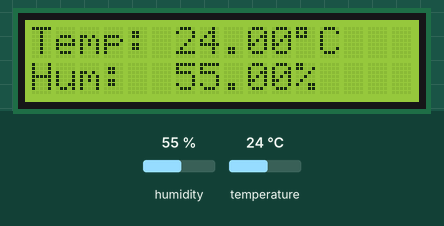
Recording of a sketch running on a simulated Arduino Uno, built with avr-gcc and run on an emulated ATmega328P. Parts: 16×2 character LCD. The inputs (shaded band) are chosen by the test bench; at power-on: humidity 55 %, temperature 24 °C. What the sketch prints to the serial monitor is not drawn.

Above: at 3.2 s.
3.3 s: humidity set to 22 %
At 5.6 s:
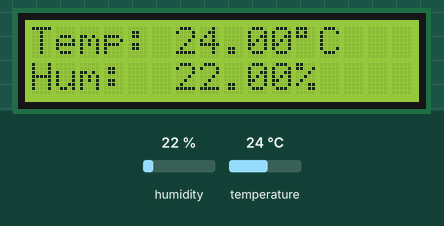
6.0 s: temperature set to 12 °C
At 6.7 s:
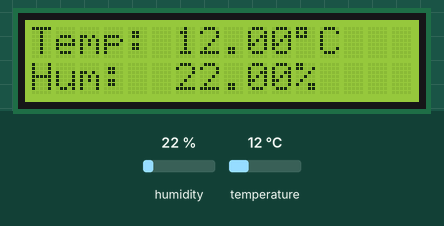
8.7 s: humidity set to 40 %
At 11.4 s:
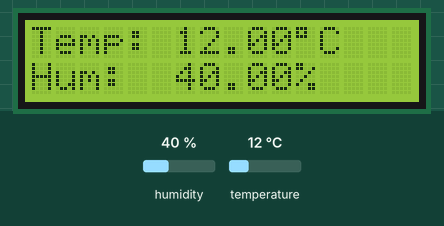
11.8 s: temperature set to 19 °C
At 13.7 s:
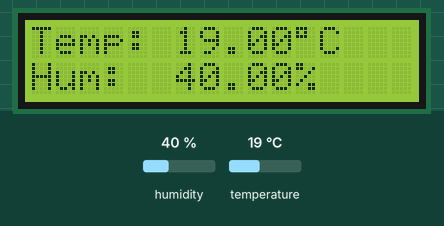
Timing chart, 0 to 15.2 s (numbered marks = the images above; inputs shaded):
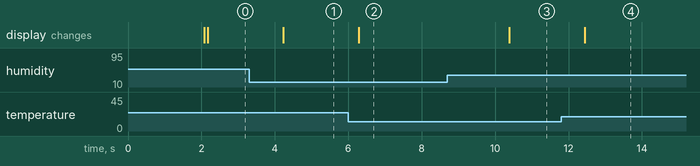

The sketch:

weather_station1.ino
```cpp
#include <Wire.h>
#include <LiquidCrystal_I2C.h>
#include <DHT.h>
#include <DHT_U.h>

// LCD I2C address (try 0x27 or 0x3F if not working)
LiquidCrystal_I2C lcd(0x27, 16, 2);

// DHT sensor setup
#define DHTPIN 2       // DHT11 data pin connected to D2
#define DHTTYPE DHT11  // Sensor type
DHT dht(DHTPIN, DHTTYPE);

void setup() {
  Serial.begin(9600);   // Start Serial Monitor
  lcd.init();           // Initialize LCD
  lcd.backlight();      // Turn on LCD backlight
  dht.begin();          // Start DHT11 sensor

  lcd.setCursor(0, 0);
  lcd.print("Temp & Humidity");
  delay(2000);
  lcd.clear();

  Serial.println("DHT11 Temperature & Humidity Monitor");
  Serial.println("--------------------------------------");
}

void loop() {
  float humidity = dht.readHumidity();
  float temperature = dht.readTemperature(); // Celsius by default

  // Check for read errors
  if (isnan(humidity) || isnan(temperature)) {
    Serial.println("Failed to read from DHT sensor!");
    lcd.clear();
    lcd.setCursor(0, 0);
    lcd.print("Sensor Error!");
    delay(2000);
    return;
  }

  // --- Print to Serial Monitor ---
  Serial.print("Temperature: ");
  Serial.print(temperature);
  Serial.print(" °C   ");
  Serial.print("Humidity: ");
  Serial.print(humidity);
  Serial.println(" %");

  // --- Display on LCD ---
  lcd.setCursor(0, 0);
  lcd.print("Temp: ");
  lcd.print(temperature);
  lcd.print((char)223); // Degree symbol
  lcd.print("C  ");

  lcd.setCursor(0, 1);
  lcd.print("Hum:  ");
  lcd.print(humidity);
  lcd.print("%   ");

  delay(2000); // Wait 2 seconds before next reading
}
```

Measured:
- after the input at 3.3 s, the display: changes after 0.93 s (image 1)
- after the input at 6.0 s, the display: changes after 0.28 s (image 2)
- after the input at 8.7 s, the display: changes after 1.7 s (image 3)
- after the input at 11.8 s, the display: changes after 0.64 s (image 4)
